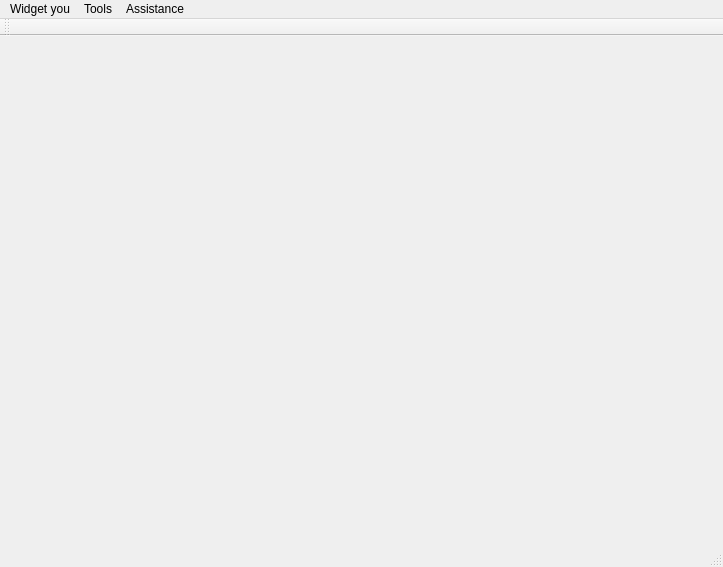
<?xml version="1.0" encoding="UTF-8"?>
<ui version="4.0">
 <class>MainWindow</class>
 <widget class="QMainWindow" name="MainWindow">
  <property name="geometry">
   <rect>
    <x>0</x>
    <y>0</y>
    <width>723</width>
    <height>567</height>
   </rect>
  </property>
  <property name="windowTitle">
   <string>MainWindow</string>
  </property>
  <widget class="QWidget" name="centralWidget"/>
  <widget class="QToolBar" name="mainToolBar">
   <attribute name="toolBarArea">
    <enum>TopToolBarArea</enum>
   </attribute>
   <attribute name="toolBarBreak">
    <bool>false</bool>
   </attribute>
  </widget>
  <widget class="QStatusBar" name="statusBar"/>
  <widget class="QMenuBar" name="menuBar">
   <property name="geometry">
    <rect>
     <x>0</x>
     <y>0</y>
     <width>723</width>
     <height>21</height>
    </rect>
   </property>
   <property name="minimumSize">
    <size>
     <width>0</width>
     <height>16</height>
    </size>
   </property>
   <property name="baseSize">
    <size>
     <width>0</width>
     <height>16</height>
    </size>
   </property>
   <property name="defaultUp">
    <bool>false</bool>
   </property>
   <property name="nativeMenuBar">
    <bool>true</bool>
   </property>
   <widget class="QMenu" name="menuNew">
    <property name="title">
     <string>Widget you</string>
    </property>
    <widget class="QMenu" name="menuConversion">
     <property name="title">
      <string>&amp;Conversion</string>
     </property>
     <addaction name="actionTemperature"/>
     <addaction name="actionArea"/>
     <addaction name="actionVolume_capacity"/>
     <addaction name="actionDistance_and_Length"/>
     <addaction name="actionWeight_weight"/>
    </widget>
    <addaction name="menuConversion"/>
    <addaction name="action_2"/>
    <addaction name="separator"/>
    <addaction name="actionAbout"/>
   </widget>
   <widget class="QMenu" name="menuAbout">
    <property name="title">
     <string>Tools</string>
    </property>
    <widget class="QMenu" name="menuLengvich">
     <property name="title">
      <string>&amp;Language</string>
     </property>
     <addaction name="actionEn"/>
     <addaction name="actionUk"/>
     <addaction name="actionPol"/>
    </widget>
    <addaction name="menuLengvich"/>
    <addaction name="action_4"/>
   </widget>
   <widget class="QMenu" name="menu">
    <property name="title">
     <string>Assistance</string>
    </property>
    <addaction name="action_Widget_you"/>
    <addaction name="action_5"/>
    <addaction name="separator"/>
    <addaction name="action_7"/>
    <addaction name="separator"/>
    <addaction name="action_Widget_you_2"/>
   </widget>
   <addaction name="menuNew"/>
   <addaction name="menuAbout"/>
   <addaction name="menu"/>
  </widget>
  <action name="action">
   <property name="text">
    <string>Личные даные</string>
   </property>
  </action>
  <action name="action_2">
   <property name="text">
    <string>&amp;Personal data</string>
   </property>
  </action>
  <action name="actionAbout">
   <property name="text">
    <string>&amp;About</string>
   </property>
  </action>
  <action name="actionEn">
   <property name="text">
    <string>En</string>
   </property>
  </action>
  <action name="actionUk">
   <property name="text">
    <string>Uk</string>
   </property>
  </action>
  <action name="actionPol">
   <property name="text">
    <string>Pol</string>
   </property>
  </action>
  <action name="action_4">
   <property name="text">
    <string>&amp;Settings</string>
   </property>
  </action>
  <action name="action_Widget_you">
   <property name="text">
    <string>&amp;Details on Widget_you</string>
   </property>
  </action>
  <action name="action_5">
   <property name="text">
    <string>&amp;Support service</string>
   </property>
  </action>
  <action name="action_7">
   <property name="text">
    <string>&amp;Check for updates</string>
   </property>
  </action>
  <action name="action_Widget_you_2">
   <property name="text">
    <string>&amp;About Widget_you</string>
   </property>
  </action>
  <action name="actionTemperature">
   <property name="text">
    <string>Temperature</string>
   </property>
  </action>
  <action name="actionArea">
   <property name="text">
    <string>Area</string>
   </property>
  </action>
  <action name="actionVolume_capacity">
   <property name="text">
    <string>Volume, capacity</string>
   </property>
  </action>
  <action name="actionDistance_and_Length">
   <property name="text">
    <string>Distance and Length</string>
   </property>
  </action>
  <action name="actionWeight_weight">
   <property name="text">
    <string>Weight, weight</string>
   </property>
  </action>
 </widget>
 <layoutdefault spacing="6" margin="11"/>
 <resources/>
 <connections/>
</ui>
